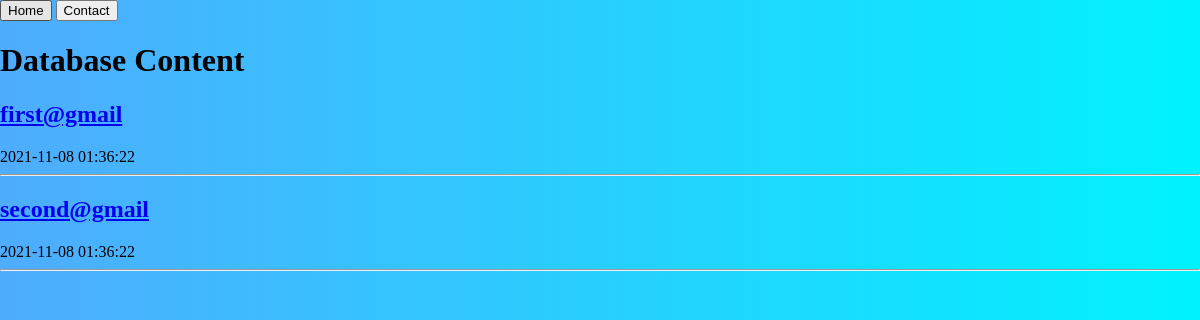
/dbadmin, run on an earlier commit of the app's database.
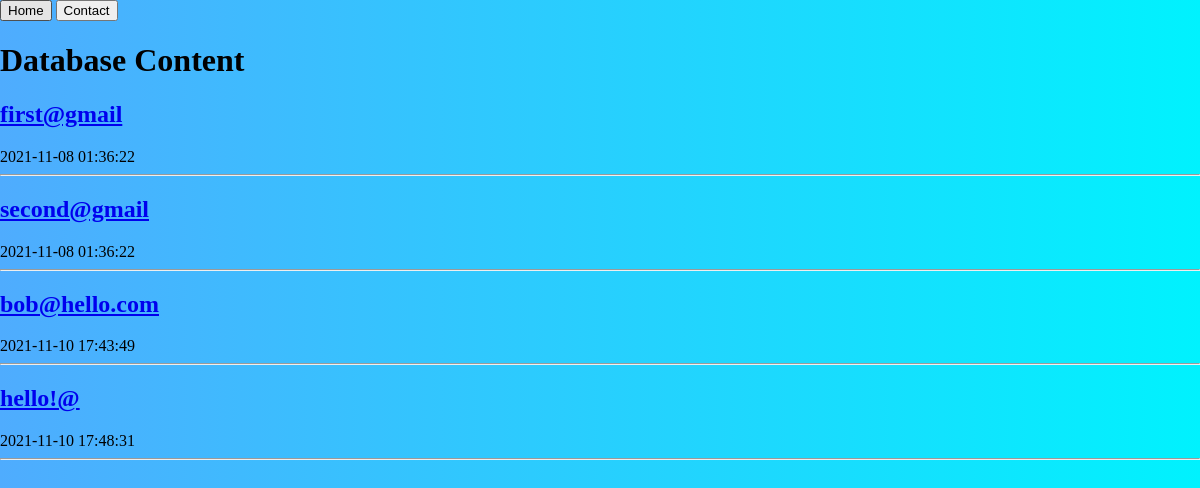
And on a later commit of the database.
### tables this page shows
CREATE TABLE contacts (
    id INTEGER PRIMARY KEY AUTOINCREMENT,
    created TIMESTAMP NOT NULL DEFAULT CURRENT_TIMESTAMP,
    uname TEXT NOT NULL,
    email TEXT NOT NULL,
    content TEXT NOT NULL
);

### Monkey.py (the view)
@app.route('/dbadmin')
def dbadmin():
    conn = get_db_connection()
    posts = conn.execute('SELECT * FROM contacts').fetchall()
    conn.close()
    return render_template('dbadmin.html', posts=posts)

### Monkey.py (called while the page is built)
def get_db_connection():
    conn = sqlite3.connect('database.db')
    conn.row_factory = sqlite3.Row
    return conn

### templates/dbadmin.html (shortened to what this page needs)
{%extends 'base.html'%}
{% block body%}
    <a href="{{ url_for('index') }}"><button>Home</button></a>
    <a href="{{ url_for('contact') }}"><button>Contact</button></a>
    <h1>{% block title %} Database Content {% endblock %}</h1>
    {% for post in posts %}
        <a href="#">
            <h2>{{ post['email'] }}</h2>
        </a>
        <span class="badge badge-primary">{{ post['created'] }}</span>
        <hr>
    {% endfor %}
{% endblock %}

### templates/base.html (shortened to what this page needs)
<!doctype html>
<html lang="en">
<head>
    <link rel="stylesheet" href = "{{url_for('static', filename='style.css')}}">
</head>
    <body>
        {% block body%}{% endblock %}
    </body>
</html>

### static/style.css (style rules this page uses)
body { width: auto; max-width: 1200px; margin: auto; background-size: cover !important; background-image: linear-gradient(to right, #4facfe 0%, #00f2fe 100%); }

What changed in the data, as far as the page shows it:
added contacts: email "bob@hello.com", created "2021-11-10 17:43:49"
added contacts: email "hello!@", created "2021-11-10 17:48:31"
